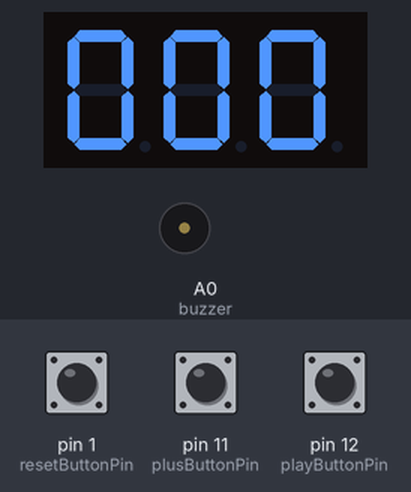
The sketch below on a simulated Arduino Uno, built with avr-gcc and run on an emulated ATmega328P. Parts: 3-digit seven-segment display, buzzer (waves = sounding, pin HIGH). Wiring (inferred from the names in the program): 3-digit 7-segment display, segments lit when LOW: segments pin 4, pin 5, pin 6, pin 7, pin 8, pin 9, pin 10; digit selects pin 2, pin 3, pin 13. The test bench sets the inputs (shaded band); at power-on: pin 12 (playButtonPin) HIGH, pin 11 (plusButtonPin) HIGH, pin 1 (resetButtonPin) HIGH. The segment pins are drawn as the display they are named for; pins used as bus, display or sensor lines are not drawn.

Above: at 1.2 s.
1.3 s: pin 12 (playButtonPin) pulled LOW for 0.15 s
At 1.85 s:
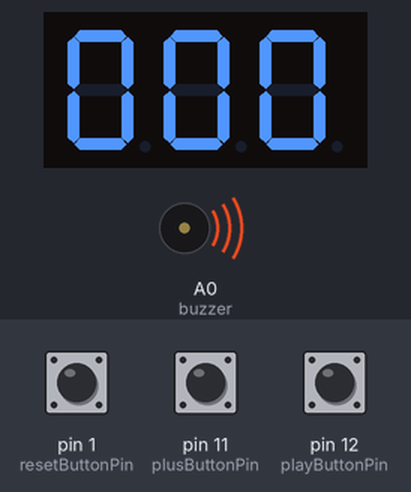
2.0 s: pin 11 (plusButtonPin) pulled LOW for 1 s
At 4.1 s:
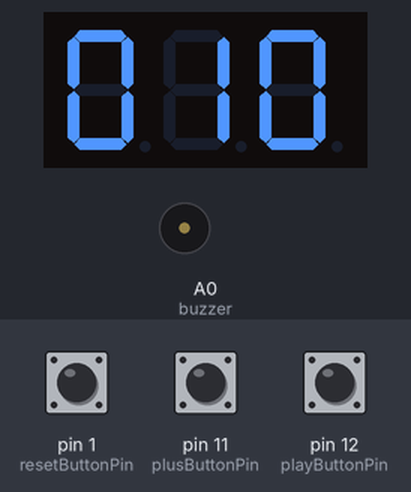
4.5 s: pin 11 (plusButtonPin) pulled LOW for 0.15 s
At 5.7 s:
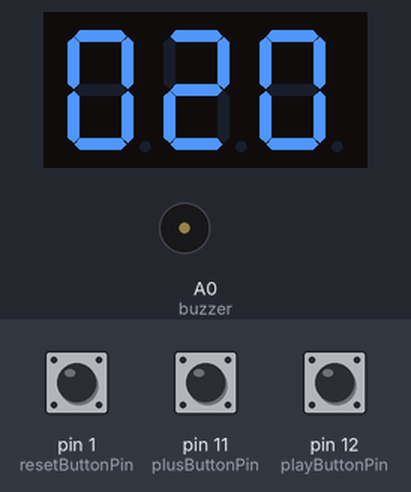
6.1 s: pin 12 (playButtonPin) pulled LOW for 1 s
At 7.7 s:
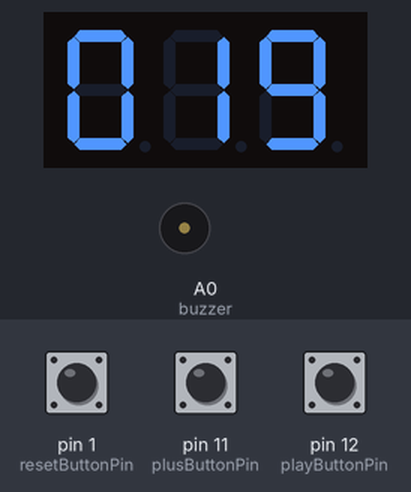
Timing chart, 0 to 9.2 s (numbered marks = the images above; inputs shaded):
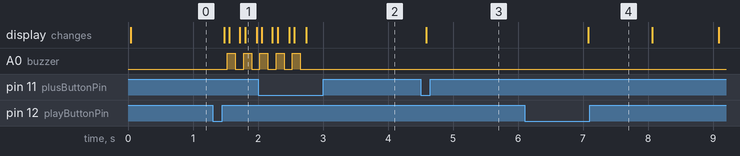

Measured:
- after the input at 1.3 s, A0 (buzzer): alternates HIGH for 0.13 s and LOW for 0.13 s, starting after 0.23 s; the display: first changes after 0.18 s (image 1 shows a later state)
- after the input at 2.0 s, the display: first differs from a run without the input after 0.74 s (image 2)
- after the input at 4.5 s, the display: changes after 0.08 s (image 3)
- after the input at 6.1 s, the display: changes after 0.98 s (image 4)

The sketch:

timer.ino
```cpp
const int A = 4;
const int B = 5;
const int C = 6;
const int D = 7;
const int E = 8;
const int F = 9;
const int G = 10;

const int secondsUnitDigit = 13, secondsTensDigit = 3, minutesUnitDigit = 2;
const int buzzer = A0;

int second, secondStore = 0;
int minute, minuteStore = 0;
int tenth = 9;

unsigned long lastResetButton, lastPlayButton, lastPlusButton;
int resetButtonState, playButtonState, plusButtonState;
int currentResetButtonState, currentPlayButtonState, currentPlusButtonState;

const int playButtonPin = 12;
const int plusButtonPin = 11;
const int resetButtonPin = 1;

const int displayDelay = 6;
unsigned long lastDebounceTime = 0;
unsigned long debounceDelay = 50;

bool run = false;
unsigned long timer = 0;


void setup()
{
  DDRD = 0B11111100;
  DDRB = 0B00100111;

  pinMode(1, INPUT_PULLUP);
  pinMode(11, INPUT_PULLUP);
  pinMode(12, INPUT_PULLUP);
  pinMode(buzzer, OUTPUT);
}

void loop()
{
  resetButtonState = digitalRead(resetButtonPin);
  playButtonState = digitalRead(playButtonPin);
  plusButtonState = digitalRead(plusButtonPin);

  tickClock();
  updateDisplay();
  checkReset();
  checkStart();
  checkPlus();
}


void checkPlus() {
  if (plusButtonState != currentPlusButtonState) {   //Check if the button state has changed
    if (plusButtonState == LOW && (millis() - lastPlusButton) > 100 || lastPlusButton == HIGH) {
      lastPlusButton = millis();
      if (second >= 50 && minute == 9) {
        second++;
      } else {
        second += 10;
      }

      if (second > 59) {
        second = 0;
        minute ++;
        if (minute > 9)
          minute = 0;
      }
    }
  }
  currentPlusButtonState = plusButtonState;
}

void checkStart() {
  if (playButtonState != currentPlayButtonState) {   //Check if the button state has changed
    if (playButtonState == LOW && (millis() - lastPlayButton) > 100 || lastPlayButton == HIGH) {
      lastPlayButton = millis();
      //minuteStore = minute;
      //secondStore = second;
      run = !run;
    }
  }
  currentPlayButtonState = playButtonState;
}

void checkReset() {
  if (resetButtonState != currentResetButtonState) {   //Check if the button state has changed
    if (resetButtonState == LOW && (millis() - lastResetButton) > 100 || lastResetButton == HIGH) {
      lastResetButton = millis();
      minute = 0;
      second = 0;
      run = false;
    }
  }
  currentResetButtonState = resetButtonState;
}

void tick() {
  if (run == true) {
    if (tenth == 0) {
      tenth = 9;
      if (second == 0) {
        second = 59;
        minute--;
      } else {
        second--;
      }
    } else {
      tenth--;
    }
    if (minute == 0 && second == 0) {
      while (1) {
        blink();
        break;
      }
      run = !run;
    }
  }
}

void tickClock() {
  if ((timer - millis() / 100) >= 100 || timer == 0) {
    tick();
    timer = millis() / 100;
  }
}

void updateDisplay() {
  int tens = second / 10;
  int seconds = second % 10;

  displayMinutesUnitDigit(minute);
  delay(displayDelay);
  displaySecondsTensDigit(tens);
  delay(displayDelay);
  displaySecondsUnitDigit(seconds);
  delay(displayDelay);
}

void blink() {
  setNumberFromInt(0);
  for (int i = 0; i < 5; i++) {
    digitalWrite(minutesUnitDigit, LOW);
    digitalWrite(secondsTensDigit, LOW);
    digitalWrite(secondsUnitDigit, LOW);
    analogWrite(buzzer, 0);
    delay(125);
    digitalWrite(minutesUnitDigit, HIGH);
    digitalWrite(secondsTensDigit, HIGH);
    digitalWrite(secondsUnitDigit, HIGH);
    analogWrite(buzzer, 1024);
    delay(125);
  }

  analogWrite(buzzer, 0);
}

void displayMinutesUnitDigit(int minutesUnit)
{
  setNumberFromInt(minutesUnit);
  digitalWrite(minutesUnitDigit, HIGH);
  digitalWrite(secondsTensDigit, LOW);
  digitalWrite(secondsUnitDigit, LOW);
}

void displaySecondsTensDigit(int secondsTens)
{
  setNumberFromInt(secondsTens);
  digitalWrite(minutesUnitDigit, LOW);
  digitalWrite(secondsTensDigit, HIGH);
  digitalWrite(secondsUnitDigit, LOW);
}

void displaySecondsUnitDigit(int secondsUnit)
{
  setNumberFromInt(secondsUnit);
  digitalWrite(minutesUnitDigit, LOW);
  digitalWrite(secondsTensDigit, LOW);
  digitalWrite(secondsUnitDigit, HIGH);
}

void setNumberFromInt (int number) {
  switch (number)
  {
    case 0:
      digitalWrite(A, LOW);
      digitalWrite(B, LOW);
      digitalWrite(C, LOW);
      digitalWrite(D, LOW);
      digitalWrite(E, LOW);
      digitalWrite(F, LOW);
      digitalWrite(G, HIGH);
      break;
    case 1:

      digitalWrite(A, HIGH);
      digitalWrite(B, LOW);
      digitalWrite(C, LOW);
      digitalWrite(D, HIGH);
      digitalWrite(E, HIGH);
      digitalWrite(F, HIGH);
      digitalWrite(G, HIGH);
      break;

    case 2:
      digitalWrite(A, LOW);
      digitalWrite(B, LOW);
      digitalWrite(C, HIGH);
      digitalWrite(D, LOW);
      digitalWrite(E, LOW);
      digitalWrite(F, HIGH);
      digitalWrite(G, LOW);
      break;

    case 3:
      digitalWrite(A, LOW);
      digitalWrite(B, LOW);
      digitalWrite(C, LOW);
      digitalWrite(D, LOW);
      digitalWrite(E, HIGH);
      digitalWrite(F, HIGH);
      digitalWrite(G, LOW);
      break;

    case 4:
      digitalWrite(A, HIGH);
      digitalWrite(B, LOW);
      digitalWrite(C, LOW);
      digitalWrite(D, HIGH);
      digitalWrite(E, HIGH);
      digitalWrite(F, LOW);
      digitalWrite(G, LOW);
      break;

    case 5:
      digitalWrite(A, LOW);
      digitalWrite(B, HIGH);
      digitalWrite(C, LOW);
      digitalWrite(D, LOW);
      digitalWrite(E, HIGH);
      digitalWrite(F, LOW);
      digitalWrite(G, LOW);
      break;

    case 6:
      digitalWrite(A, LOW);
      digitalWrite(B, HIGH);
      digitalWrite(C, LOW);
      digitalWrite(D, LOW);
      digitalWrite(E, LOW);
      digitalWrite(F, LOW);
      digitalWrite(G, LOW);
      break;

    case 7:
      digitalWrite(A, LOW);
      digitalWrite(B, LOW);
      digitalWrite(C, LOW);
      digitalWrite(D, HIGH);
      digitalWrite(E, HIGH);
      digitalWrite(F, HIGH);
      digitalWrite(G, HIGH);
      break;

    case 8:
      digitalWrite(A, LOW);
      digitalWrite(B, LOW);
      digitalWrite(C, LOW);
      digitalWrite(D, LOW);
      digitalWrite(E, LOW);
      digitalWrite(F, LOW);
      digitalWrite(G, LOW);
      break;

    case 9:
      digitalWrite(A, LOW);
      digitalWrite(B, LOW);
      digitalWrite(C, LOW);
      digitalWrite(D, LOW);
      digitalWrite(E, HIGH);
      digitalWrite(F, LOW);
      digitalWrite(G, LOW);
      break;
  }
}
```
